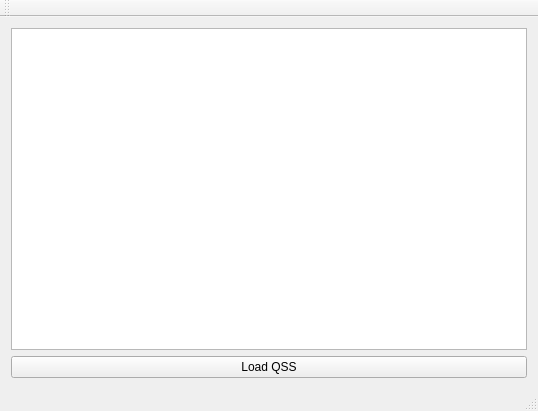
<?xml version="1.0" encoding="UTF-8"?>
<ui version="4.0">
 <class>MainWindow</class>
 <widget class="QMainWindow" name="MainWindow">
  <property name="geometry">
   <rect>
    <x>0</x>
    <y>0</y>
    <width>538</width>
    <height>411</height>
   </rect>
  </property>
  <property name="windowTitle">
   <string>MainWindow</string>
  </property>
  <widget class="QWidget" name="centralWidget">
   <layout class="QGridLayout" name="gridLayout">
    <item row="0" column="0">
     <widget class="QTableView" name="tableView"/>
    </item>
    <item row="1" column="0">
     <widget class="QPushButton" name="pushButton">
      <property name="text">
       <string>Load QSS</string>
      </property>
     </widget>
    </item>
   </layout>
  </widget>
  <widget class="QMenuBar" name="menuBar">
   <property name="geometry">
    <rect>
     <x>0</x>
     <y>0</y>
     <width>538</width>
     <height>25</height>
    </rect>
   </property>
  </widget>
  <widget class="QToolBar" name="mainToolBar">
   <attribute name="toolBarArea">
    <enum>TopToolBarArea</enum>
   </attribute>
   <attribute name="toolBarBreak">
    <bool>false</bool>
   </attribute>
  </widget>
  <widget class="QStatusBar" name="statusBar"/>
 </widget>
 <layoutdefault spacing="6" margin="11"/>
 <resources/>
 <connections/>
</ui>
